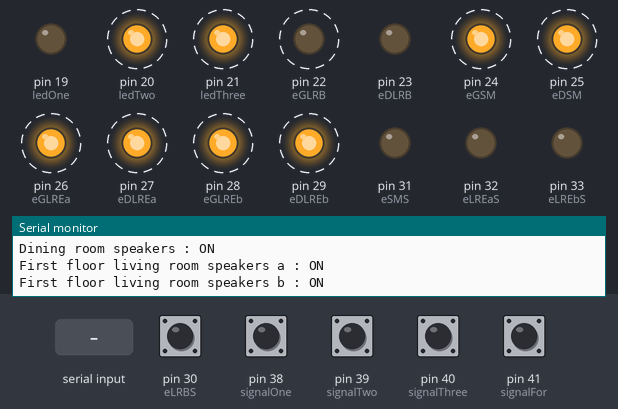
The sketch below on a simulated Arduino Mega 2560, built with avr-gcc and run on an emulated ATmega2560. Parts: output pins drawn as LEDs (lit = HIGH), the last lines printed to the serial monitor. Dashed ring = blinking. The inputs (shaded band) are chosen by the test bench; at power-on: pin 30 (eLRBS), pin 38 (signalOne), pin 39 (signalTwo), pin 40 (signalThree), pin 41 (signalFor) HIGH. Pins used as bus, display or sensor lines are not drawn.

Above: at 1.2 s.
1.3 s: pin 40 (signalThree) pulled LOW for 0.2 s
At 1.51 s:
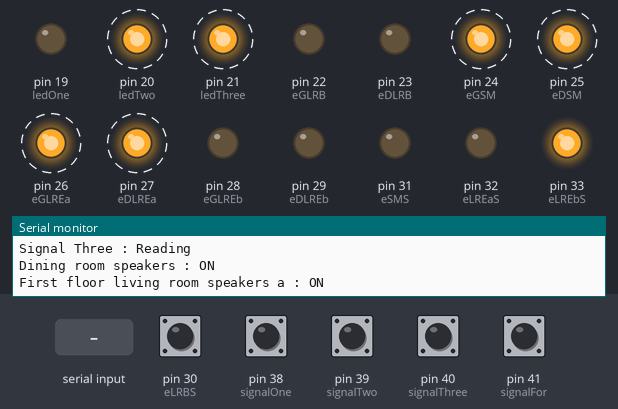
4.3 s: pin 38 (signalOne) pulled LOW for 0.2 s
At 4.82 s:
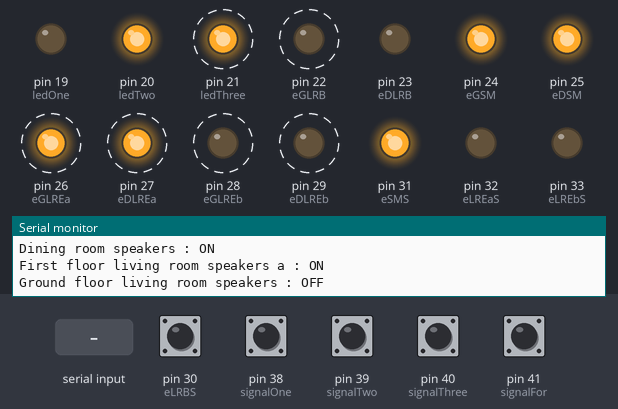
7.3 s: pin 30 (eLRBS) pulled LOW for 0.2 s
At 7.54 s:
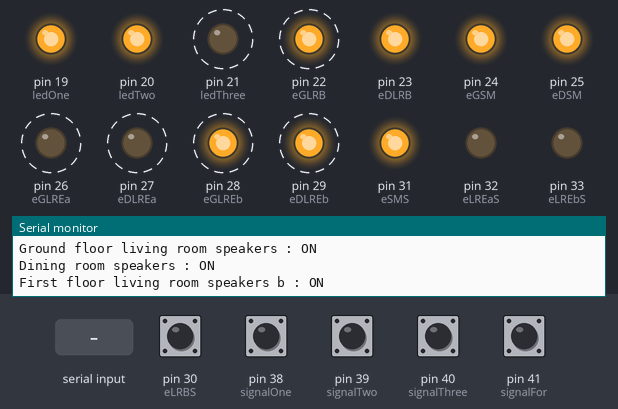
10.3 s: byte 5 (5) received over Serial
At 11.4 s:
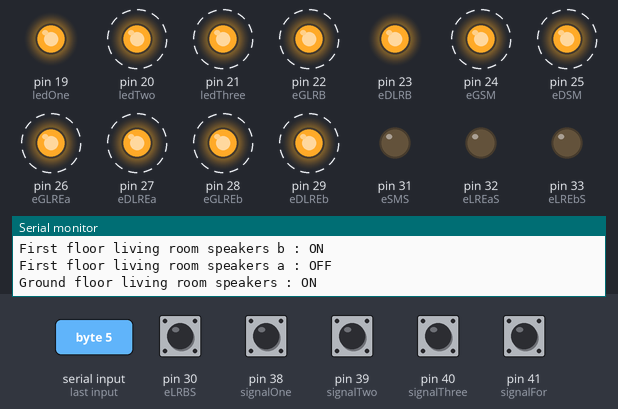
13.3 s: pin 39 (signalTwo) pulled LOW for 0.2 s
At 13.58 s:
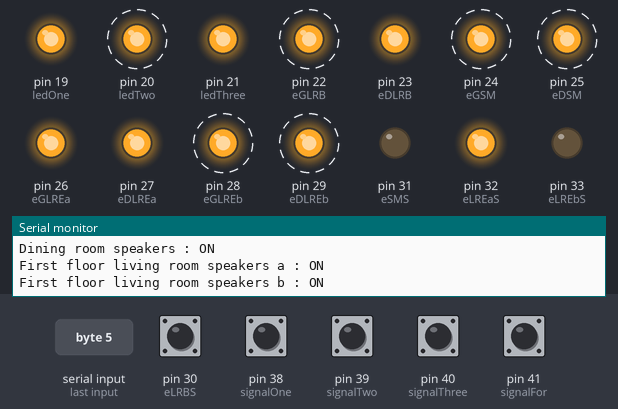
16.3 s: byte 6 (6) received over Serial
At 16.72 s:
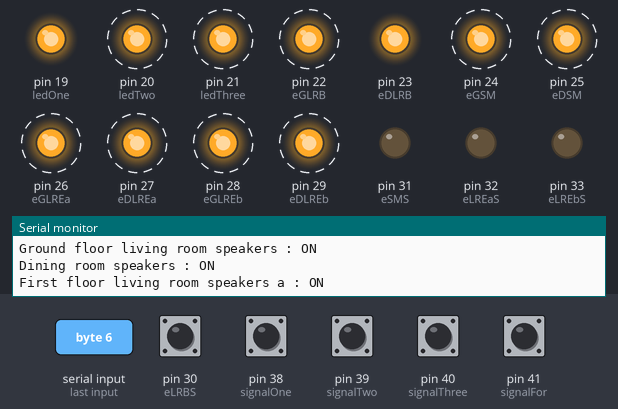
Timing chart, 0 to 20.3 s (numbered marks = the images above; inputs shaded):
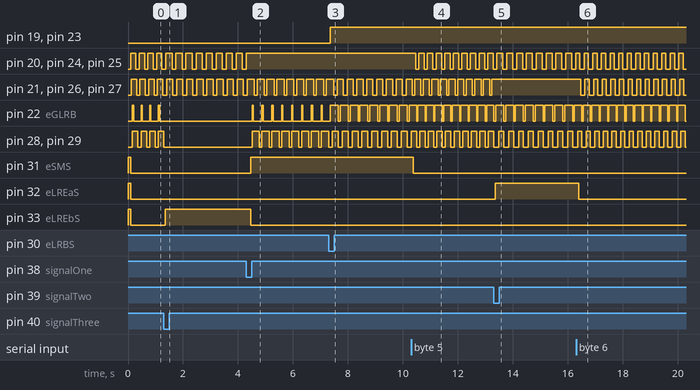

Measured:
- after the input at 1.3 s, pin 22 (eGLRB): stops changing and stays LOW; pin 28 (eGLREb), pin 29 (eDLREb): goes on until 1.3 s, then stays LOW; pin 33 (eLREbS): LOW → HIGH after 0.05 s
- after the input at 4.3 s, pin 20 (ledTwo): goes on until 4.3 s, then stays HIGH; pin 22 (eGLRB): alternates HIGH for 0.04 s and LOW for 0.32 s, starting after 0.21 s
- after the input at 7.3 s, pin 19 (ledOne), pin 23 (eDLRB): LOW → HIGH after 0.06 s
- after the input at 10.3 s, pin 20 (ledTwo), pin 24 (eGSM), pin 25 (eDSM): alternates HIGH for 0.20 s and LOW for 0.11 s, starting after 0.17 s; pin 31 (eSMS): HIGH → LOW after 0.08 s
- after the input at 13.3 s, pin 21 (ledThree), pin 26 (eGLREa), pin 27 (eDLREa): stops changing and stays HIGH; pin 32 (eLREaS): LOW → HIGH after 0.06 s
- after the input at 16.3 s, pin 21 (ledThree), pin 26 (eGLREa), pin 27 (eDLREa): alternates HIGH for 0.16 s and LOW for 0.16 s, starting after 0.17 s; pin 32 (eLREaS): HIGH → LOW after 0.10 s
- by itself, pin 20 (ledTwo), pin 24 (eGSM), pin 25 (eDSM): alternates HIGH for 0.22 s and LOW for 0.14 s
- by itself, pin 21 (ledThree), pin 26 (eGLREa), pin 27 (eDLREa): alternates HIGH for 0.23 s and LOW for 0.09 s

The sketch:

main.ino
```cpp
#define eGLRB 22       //
#define eDLRB 23       //
#define eGSM 24        //
#define eDSM 25       //  Sound output
#define eGLREa 26     //      pins
#define eDLREa 27     //
#define eGLREb 28     //
#define eDLREb 29     //

#define eLRBS 30      //
#define eSMS 31       //  Reading pins
#define eLREaS 32     //  speakers groups
#define eLREbS 33     //

#define ledOne 34     //
#define ledTwo 35     //  Pins LEDs
#define ledThree 36   //  speaakers groupes
#define ledFor 37     //

#define ledOne 19     //
#define ledTwo 20     //  Pins LEDs
#define ledThree 21   //  speakers groupes
#define ledFor 22     //

#define signalOne 38      //
#define signalTwo 39      //  Pins reading
#define signalThree 40    //  signal choice
#define signalFor 41      //

#define cSignalOne 42     //
#define cSignalTwo 43     //  Pins command
#define cSignalThree 44   //  signal choice
#define cSignalFor 45     //

#define sLedOne 31        //
#define sLedTwo 32        //  Pins LEDs
#define sLedThree 33      //  signal
#define sLedFor 34        //


int bOne = 0;
int bTwo = 0;
int bThree = 0;
int bFor = 0;

int sOne = 0;
int sTwo = 0;
int sThree = 0;
int sFor = 0;

unsigned char sData;


void setup() {

  pinMode(eGLRB, OUTPUT);
  pinMode(eDLRB, OUTPUT);
  pinMode(eGSM, OUTPUT);
  pinMode(eDSM, OUTPUT);
  pinMode(eGLREa, OUTPUT);
  pinMode(eDLREa, OUTPUT);
  pinMode(eGLREb, OUTPUT);
  pinMode(eDLREb, OUTPUT);

  pinMode(eLRBS, INPUT_PULLUP);
  pinMode(eSMS, INPUT_PULLUP);
  pinMode(eLREaS, INPUT_PULLUP);
  pinMode(eLREbS, INPUT_PULLUP);

  pinMode(ledOne, OUTPUT);
  pinMode(ledTwo, OUTPUT);
  pinMode(ledThree, OUTPUT);
  pinMode(ledFor, OUTPUT);

  pinMode(signalOne, INPUT_PULLUP);
  pinMode(signalTwo, INPUT_PULLUP);
  pinMode(signalThree, INPUT_PULLUP);
  pinMode(signalFor, INPUT_PULLUP);

  pinMode(cSignalOne, OUTPUT);
  pinMode(cSignalTwo, OUTPUT);
  pinMode(cSignalThree, OUTPUT);
  pinMode(cSignalFor, OUTPUT);

  pinMode(sLedOne, OUTPUT);
  pinMode(sLedTwo, OUTPUT);
  pinMode(sLedThree, OUTPUT);
  pinMode(sLedFor, OUTPUT);

  Serial.begin(9600);

}

void loop() {

  speakersCom();
  signall();

}


void speakersCom() {

  sData = Serial.read();

  if (((digitalRead(eLRBS)) == 0) or (sData == 1)) {
    bOne = bOne + 1;
    if (bOne == 2) {
      bOne = 0;
    }
  }
  if (((digitalRead(eSMS)) == 0) or (sData == 2)) {
    bTwo = bTwo + 1;
    if (bTwo == 2) {
      bTwo = 0;
    }
  }
  if (((digitalRead(eLREaS)) == 0) or (sData == 3)) {
    bThree = bThree + 1;
    if (bThree == 2) {
      bThree = 0;
    }
  }
  if (((digitalRead(eLREbS)) == 0) or (sData == 4)) {
    bFor = bFor + 1;
    if (bFor == 2) {
      bFor = 0;
    }
  }

  if (bOne == 1) {
    digitalWrite(eGLRB, HIGH);
    digitalWrite(eDLRB, HIGH);
    digitalWrite(ledOne, HIGH);
    Serial.println("Ground floor living room speakers : ON");
  }
  if (bTwo == 1) {
    digitalWrite(eGSM, HIGH);
    digitalWrite(eDSM, HIGH);
    digitalWrite(ledTwo, HIGH);
    Serial.println("Dining room speakers : ON");
  }
  if (bThree == 1) {
    digitalWrite(eGLREa, HIGH);
    digitalWrite(eDLREa, HIGH);
    digitalWrite(ledThree, HIGH);
    Serial.println("First floor living room speakers a : ON");
  }
  if (bFor == 1) {
    digitalWrite(eGLREb, HIGH);
    digitalWrite(eDLREb, HIGH);
    digitalWrite(ledFor, HIGH);
    Serial.println("First floor living room speakers b : ON");
  }

  if (bOne == 0) {
    digitalWrite(eGLRB, LOW);
    digitalWrite(eDLRB, LOW);
    digitalWrite(ledOne, LOW);
    Serial.println("Ground floor living room speakers : OFF");
  }
  if (bTwo == 0) {
    digitalWrite(eGSM, LOW);
    digitalWrite(eDSM, LOW);
    digitalWrite(ledTwo, LOW);
    Serial.println("Dining room speakers : OFF");
  }
  if (bThree == 0) {
    digitalWrite(eGLREa, LOW);
    digitalWrite(eDLREa, LOW);
    digitalWrite(ledThree, LOW);
    Serial.println("First floor living room speakers a : OFF");
  }
  if (bFor == 0) {
    digitalWrite(eGLREb, LOW);
    digitalWrite(eDLREb, LOW);
    digitalWrite(ledFor, LOW);
    Serial.println("First floor living room speakers b : OFF");
  }

}


void signall() {

  sData = Serial.read();

  if (((digitalRead(signalOne)) == 0) or (sData == 5)) {
    sOne = sOne + 1;
    if (sOne == 2) {
      sOne = 0;
    }
  }
   if (((digitalRead(signalTwo)) == 0) or (sData == 6)) {
    sTwo = sTwo + 1;
    if (sTwo == 2) {
      sTwo = 0;
    }
  }
  if (((digitalRead(signalThree)) == 0) or (sData == 7)) {
    sThree = sThree + 1;
    if (sThree == 2) {
      sThree = 0;
    }
  }
  if (((digitalRead(signalFor)) == 0) or (sData == 8)) {
    sFor = sFor + 1;
    if (sFor == 2) {
      sFor = 0;
    }
  }

  if (sOne == 1) {
    sTwo = 0;
    sThree = 0;
    sFor = 0;
  }
  if (sTwo == 1) {
    sOne = 0;
    sThree = 0;
    sFor = 0;
  }
  if (sThree == 1) {
    sOne = 0;
    sTwo = 0;
    sFor = 0;
  }
  if (sFor == 1) {
    sOne = 0;
    sTwo = 0;
    sThree = 0;
  }

  if (sOne == 1) {
    digitalWrite(cSignalOne, HIGH);
    digitalWrite(cSignalTwo, LOW);
    digitalWrite(cSignalThree, LOW);
    digitalWrite(cSignalFor, LOW);

    digitalWrite(sLedOne, HIGH);
    digitalWrite(sLedTwo, LOW);
    digitalWrite(sLedThree, LOW);
    digitalWrite(sLedFor, LOW);

    Serial.println("Signal One : Reading");
  }
  if (sTwo == 1) {
    digitalWrite(cSignalOne, LOW);
    digitalWrite(cSignalTwo, HIGH);
    digitalWrite(cSignalThree, LOW);
    digitalWrite(cSignalFor, LOW);

    digitalWrite(sLedOne, LOW);
    digitalWrite(sLedTwo, HIGH);
    digitalWrite(sLedThree, LOW);
    digitalWrite(sLedFor, LOW);

    Serial.println("Signal Two : Reading");
  }
  if (sThree == 1) {
    digitalWrite(cSignalOne, LOW);
    digitalWrite(cSignalTwo, LOW);
    digitalWrite(cSignalThree, HIGH);
    digitalWrite(cSignalFor, LOW);

    digitalWrite(sLedOne, LOW);
    digitalWrite(sLedTwo, LOW);
    digitalWrite(sLedThree, HIGH);
    digitalWrite(sLedFor, LOW);

    Serial.println("Signal Three : Reading");
  }
  if (sFor == 1) {
    digitalWrite(cSignalOne, LOW);
    digitalWrite(cSignalTwo, LOW);
    digitalWrite(cSignalThree, LOW);
    digitalWrite(cSignalFor, HIGH);

    digitalWrite(sLedOne, LOW);
    digitalWrite(sLedTwo, LOW);
    digitalWrite(sLedThree, LOW);
    digitalWrite(sLedFor, HIGH);

    Serial.println("Signal For : Reading");
  }

  if (sOne == 0) {
    digitalWrite(cSignalOne, LOW);
    digitalWrite(sLedOne, LOW);
  }
  if (sTwo == 0) {
    digitalWrite(cSignalTwo, LOW);
    digitalWrite(sLedTwo, LOW);
  }
  if (sThree == 0) {
    digitalWrite(cSignalThree, LOW);
    digitalWrite(sLedThree, LOW);
  }
  if (sFor == 0) {
    digitalWrite(cSignalFor, LOW);
    digitalWrite(sLedFor, LOW);
  }
}
```
